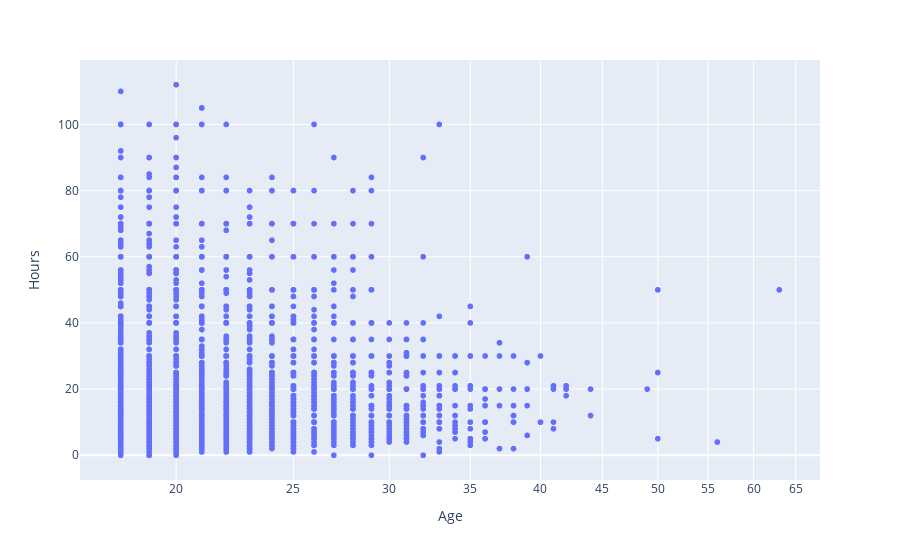

The notebook cell this image was saved under:
### Markdown cell above
# Relation Between Age and hours playing

### Code cell
df = px.data.gapminder()

fig = px.scatter(legit_hour_df, x="Age", y="Hours",
          log_x=True, size_max=60)
fig.show()

### Figure 1 — Plotly figure (JSON) as saved in the notebook; plotly's stock layout.template omitted (floating-point values rounded to 4 significant figures; data arrays with more than 128 entries replaced by an {"elided": "..."} marker saying what was removed)
{"data": [{"hovertemplate": "Age=%{x}<br>Hours=%{y}<extra></extra>", "legendgroup": "", "marker": {"color": "#636efa", "symbol": "circle"}, "mode": "markers", "name": "", "showlegend": false, "type": "scattergl", "x": {"elided": "13424 int values"}, "xaxis": "x", "y": {"elided": "13424 int values"}, "yaxis": "y"}], "layout": {"legend": {"tracegroupgap": 0}, "margin": {"t": 60}, "xaxis": {"anchor": "y", "domain": [0, 1], "title": {"text": "Age"}, "type": "log"}, "yaxis": {"anchor": "x", "domain": [0, 1], "title": {"text": "Hours"}}}}
